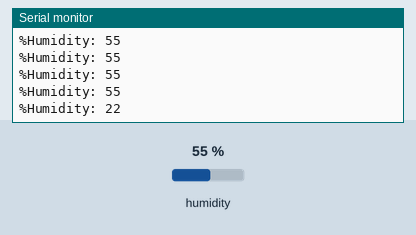
This sketch was run on a simulated ESP32. Parts: the last lines printed to the serial monitor. Inputs (shaded band) come from the test bench; at power-on: humidity 55 %.

Above: at 1.7 s.
1.8 s: humidity set to 22 %
At 2.06 s:
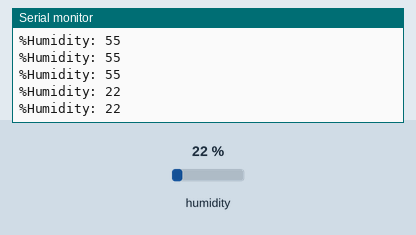
4.8 s: humidity set to 40 %
At 12.25 s:
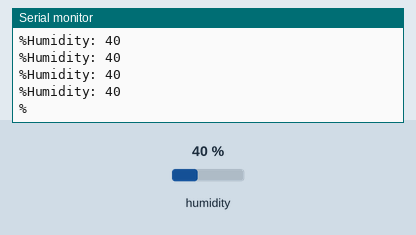
Timing chart, 0 to 12.3 s (numbered marks = the images above; inputs shaded):
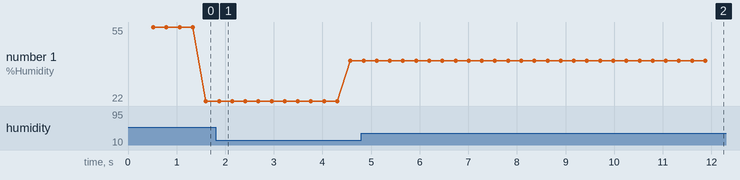

The sketch:

HTU21D_SimpleSketch.ino.ino
```cpp
// (licence header left out)
#include <Wire.h>
#include <SparkFunHTU21D.h>
#include <SoftwareSerial.h>

SoftwareSerial display(3, 2);

//Create an instance of the object
HTU21D myHumidity;

char humstring[10];
char tmpstring[10];

float humidity;
float temperature;

int ihum;
int itemp;

void setup()
{
  Wire.begin();        // Join i2c bus
  Serial.begin(9600);  // Start serial for output

  myHumidity.begin(); // Get sensor online

  display.begin(9600);
  Serial.begin(9600);
  delay(500);

  display.write(254); // move cursor to beginning of first line
  display.write(128);

  display.write("                "); // clear display
  display.write("                ");
}

void loop()
{
  humidity = myHumidity.readHumidity();
  ihum = humidity;
  sprintf(humstring, "%2d", ihum);

  Serial.print("Humidity: ");
  Serial.println(humstring);
  Serial.print("%");

  display.write("Humidity: ");
  display.write(humstring);

  display.write(254); // move cursor to beginning of first line
  display.write(128);

  delay(250);
}
```

Measured:
- after the input at 1.8 s, the serial monitor: prints a new line after 0.07 s (image 1)
- after the input at 4.8 s, the serial monitor: prints a new line after 0.05 s (image 2)
- plotted number 1: 22 → 40 after the input at 1.8 s
